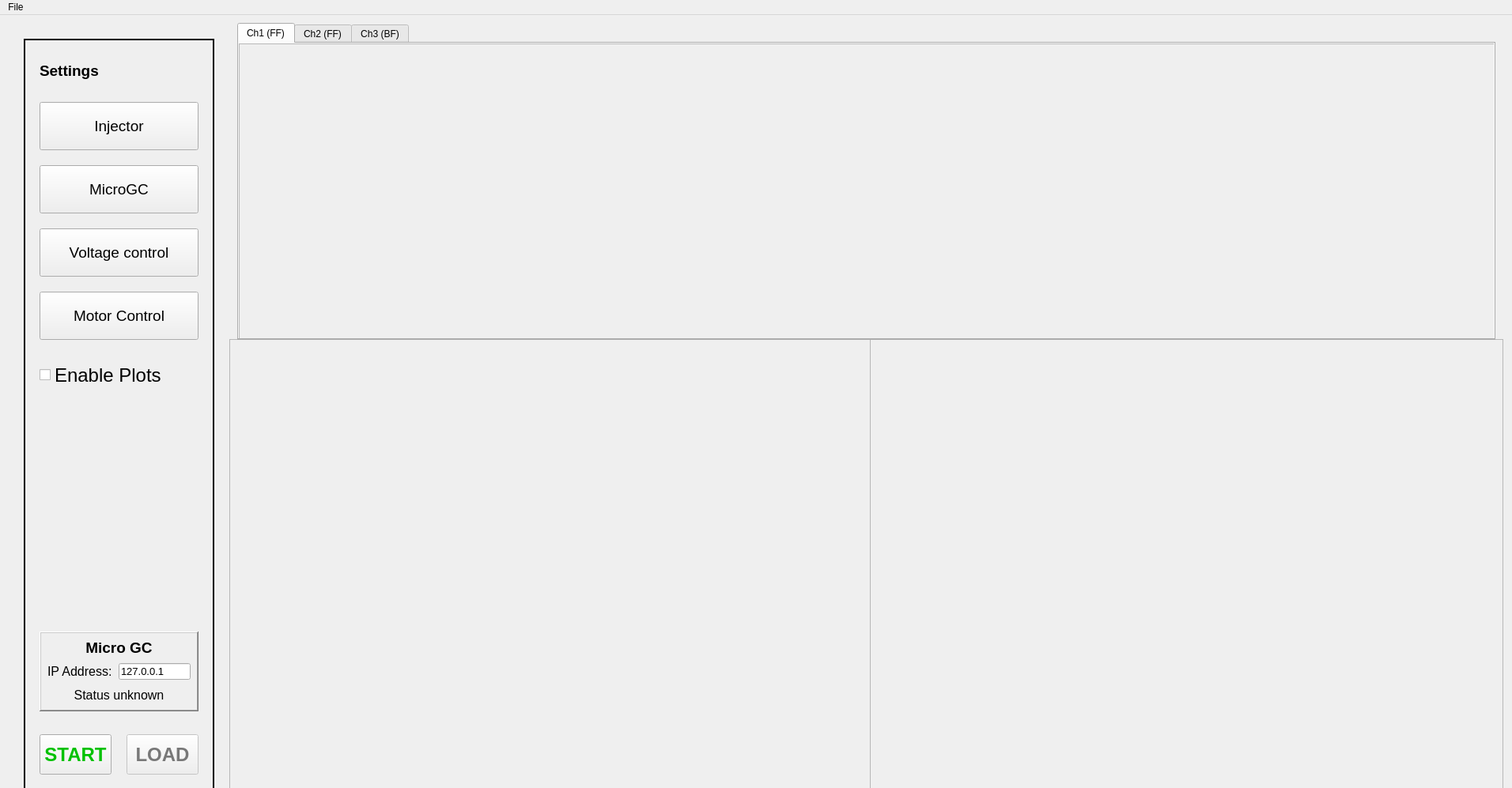
<?xml version="1.0" encoding="UTF-8"?>
<ui version="4.0">
 <class>MainWindow</class>
 <widget class="QMainWindow" name="MainWindow">
  <property name="geometry">
   <rect>
    <x>0</x>
    <y>0</y>
    <width>1912</width>
    <height>997</height>
   </rect>
  </property>
  <property name="windowTitle">
   <string>GC Chiral MS</string>
  </property>
  <widget class="QWidget" name="centralwidget">
   <widget class="QFrame" name="settings_mainWindow_frame">
    <property name="geometry">
     <rect>
      <x>30</x>
      <y>30</y>
      <width>241</width>
      <height>961</height>
     </rect>
    </property>
    <property name="frameShape">
     <enum>QFrame::WinPanel</enum>
    </property>
    <property name="frameShadow">
     <enum>QFrame::Plain</enum>
    </property>
    <widget class="QPushButton" name="injector_settings_button">
     <property name="geometry">
      <rect>
       <x>20</x>
       <y>80</y>
       <width>201</width>
       <height>61</height>
      </rect>
     </property>
     <property name="font">
      <font>
       <pointsize>14</pointsize>
      </font>
     </property>
     <property name="text">
      <string>Injector</string>
     </property>
    </widget>
    <widget class="QLabel" name="settings_label">
     <property name="geometry">
      <rect>
       <x>20</x>
       <y>20</y>
       <width>111</width>
       <height>41</height>
      </rect>
     </property>
     <property name="font">
      <font>
       <pointsize>14</pointsize>
       <weight>75</weight>
       <bold>true</bold>
      </font>
     </property>
     <property name="text">
      <string>Settings</string>
     </property>
    </widget>
    <widget class="QPushButton" name="microGC_settings_button">
     <property name="geometry">
      <rect>
       <x>20</x>
       <y>160</y>
       <width>201</width>
       <height>61</height>
      </rect>
     </property>
     <property name="font">
      <font>
       <pointsize>14</pointsize>
      </font>
     </property>
     <property name="text">
      <string>MicroGC</string>
     </property>
    </widget>
    <widget class="QPushButton" name="start_button">
     <property name="geometry">
      <rect>
       <x>20</x>
       <y>880</y>
       <width>91</width>
       <height>51</height>
      </rect>
     </property>
     <property name="palette">
      <palette>
       <active>
        <colorrole role="ButtonText">
         <brush brushstyle="SolidPattern">
          <color alpha="255">
           <red>0</red>
           <green>193</green>
           <blue>0</blue>
          </color>
         </brush>
        </colorrole>
       </active>
       <inactive>
        <colorrole role="ButtonText">
         <brush brushstyle="SolidPattern">
          <color alpha="255">
           <red>0</red>
           <green>193</green>
           <blue>0</blue>
          </color>
         </brush>
        </colorrole>
       </inactive>
       <disabled>
        <colorrole role="ButtonText">
         <brush brushstyle="SolidPattern">
          <color alpha="255">
           <red>120</red>
           <green>120</green>
           <blue>120</blue>
          </color>
         </brush>
        </colorrole>
       </disabled>
      </palette>
     </property>
     <property name="font">
      <font>
       <pointsize>18</pointsize>
       <weight>75</weight>
       <bold>true</bold>
      </font>
     </property>
     <property name="text">
      <string>START</string>
     </property>
    </widget>
    <widget class="QPushButton" name="load_button">
     <property name="enabled">
      <bool>false</bool>
     </property>
     <property name="geometry">
      <rect>
       <x>130</x>
       <y>880</y>
       <width>91</width>
       <height>51</height>
      </rect>
     </property>
     <property name="palette">
      <palette>
       <active>
        <colorrole role="ButtonText">
         <brush brushstyle="SolidPattern">
          <color alpha="255">
           <red>235</red>
           <green>0</green>
           <blue>0</blue>
          </color>
         </brush>
        </colorrole>
       </active>
       <inactive>
        <colorrole role="ButtonText">
         <brush brushstyle="SolidPattern">
          <color alpha="255">
           <red>235</red>
           <green>0</green>
           <blue>0</blue>
          </color>
         </brush>
        </colorrole>
       </inactive>
       <disabled>
        <colorrole role="ButtonText">
         <brush brushstyle="SolidPattern">
          <color alpha="255">
           <red>120</red>
           <green>120</green>
           <blue>120</blue>
          </color>
         </brush>
        </colorrole>
       </disabled>
      </palette>
     </property>
     <property name="font">
      <font>
       <pointsize>18</pointsize>
       <weight>75</weight>
       <bold>true</bold>
      </font>
     </property>
     <property name="text">
      <string>LOAD</string>
     </property>
    </widget>
    <widget class="QPushButton" name="hvc_settings_button">
     <property name="geometry">
      <rect>
       <x>20</x>
       <y>240</y>
       <width>201</width>
       <height>61</height>
      </rect>
     </property>
     <property name="font">
      <font>
       <pointsize>14</pointsize>
      </font>
     </property>
     <property name="text">
      <string>Voltage control</string>
     </property>
    </widget>
    <widget class="QPushButton" name="motor_settings_button">
     <property name="geometry">
      <rect>
       <x>20</x>
       <y>320</y>
       <width>201</width>
       <height>61</height>
      </rect>
     </property>
     <property name="font">
      <font>
       <pointsize>14</pointsize>
      </font>
     </property>
     <property name="text">
      <string>Motor Control</string>
     </property>
    </widget>
    <widget class="QCheckBox" name="enable_plots">
     <property name="geometry">
      <rect>
       <x>20</x>
       <y>400</y>
       <width>201</width>
       <height>51</height>
      </rect>
     </property>
     <property name="font">
      <font>
       <pointsize>18</pointsize>
      </font>
     </property>
     <property name="text">
      <string>Enable Plots</string>
     </property>
    </widget>
    <widget class="QFrame" name="frame">
     <property name="geometry">
      <rect>
       <x>20</x>
       <y>750</y>
       <width>201</width>
       <height>101</height>
      </rect>
     </property>
     <property name="frameShape">
      <enum>QFrame::WinPanel</enum>
     </property>
     <property name="frameShadow">
      <enum>QFrame::Raised</enum>
     </property>
     <widget class="QLineEdit" name="ip_address_microGC">
      <property name="geometry">
       <rect>
        <x>100</x>
        <y>40</y>
        <width>91</width>
        <height>21</height>
       </rect>
      </property>
      <property name="font">
       <font>
        <pointsize>10</pointsize>
       </font>
      </property>
      <property name="text">
       <string>127.0.0.1</string>
      </property>
     </widget>
     <widget class="QLabel" name="microGC_status">
      <property name="geometry">
       <rect>
        <x>10</x>
        <y>70</y>
        <width>181</width>
        <height>21</height>
       </rect>
      </property>
      <property name="font">
       <font>
        <pointsize>12</pointsize>
       </font>
      </property>
      <property name="text">
       <string>Status unknown</string>
      </property>
      <property name="alignment">
       <set>Qt::AlignCenter</set>
      </property>
     </widget>
     <widget class="QLabel" name="ip_address_label">
      <property name="geometry">
       <rect>
        <x>10</x>
        <y>40</y>
        <width>81</width>
        <height>21</height>
       </rect>
      </property>
      <property name="font">
       <font>
        <pointsize>12</pointsize>
       </font>
      </property>
      <property name="text">
       <string>IP Address:</string>
      </property>
     </widget>
     <widget class="QLabel" name="microGC">
      <property name="geometry">
       <rect>
        <x>10</x>
        <y>10</y>
        <width>181</width>
        <height>21</height>
       </rect>
      </property>
      <property name="font">
       <font>
        <pointsize>14</pointsize>
        <weight>75</weight>
        <bold>true</bold>
       </font>
      </property>
      <property name="text">
       <string>Micro GC</string>
      </property>
      <property name="alignment">
       <set>Qt::AlignCenter</set>
      </property>
     </widget>
    </widget>
   </widget>
   <widget class="MplWidget" name="mass_spectrum">
    <property name="enabled">
     <bool>false</bool>
    </property>
    <property name="geometry">
     <rect>
      <x>290</x>
      <y>410</y>
      <width>811</width>
      <height>581</height>
     </rect>
    </property>
   </widget>
   <widget class="MplWidget" name="electron_image">
    <property name="enabled">
     <bool>false</bool>
    </property>
    <property name="geometry">
     <rect>
      <x>1100</x>
      <y>410</y>
      <width>801</width>
      <height>581</height>
     </rect>
    </property>
   </widget>
   <widget class="QTabWidget" name="tabWidget">
    <property name="geometry">
     <rect>
      <x>300</x>
      <y>10</y>
      <width>1591</width>
      <height>401</height>
     </rect>
    </property>
    <property name="currentIndex">
     <number>0</number>
    </property>
    <widget class="QWidget" name="tab">
     <attribute name="title">
      <string>Ch1 (FF)</string>
     </attribute>
     <widget class="MplWidget" name="chromatogram1">
      <property name="enabled">
       <bool>false</bool>
      </property>
      <property name="geometry">
       <rect>
        <x>0</x>
        <y>0</y>
        <width>1591</width>
        <height>381</height>
       </rect>
      </property>
     </widget>
    </widget>
    <widget class="QWidget" name="tab_2">
     <attribute name="title">
      <string>Ch2 (FF)</string>
     </attribute>
     <widget class="MplWidget" name="chromatogram2">
      <property name="enabled">
       <bool>false</bool>
      </property>
      <property name="geometry">
       <rect>
        <x>0</x>
        <y>0</y>
        <width>1591</width>
        <height>381</height>
       </rect>
      </property>
     </widget>
    </widget>
    <widget class="QWidget" name="widget">
     <attribute name="title">
      <string>Ch3 (BF)</string>
     </attribute>
     <widget class="MplWidget" name="chromatogram3">
      <property name="enabled">
       <bool>false</bool>
      </property>
      <property name="geometry">
       <rect>
        <x>0</x>
        <y>0</y>
        <width>1591</width>
        <height>381</height>
       </rect>
      </property>
     </widget>
    </widget>
   </widget>
  </widget>
  <widget class="QMenuBar" name="menuBar">
   <property name="geometry">
    <rect>
     <x>0</x>
     <y>0</y>
     <width>1912</width>
     <height>21</height>
    </rect>
   </property>
   <widget class="QMenu" name="menu_Open">
    <property name="title">
     <string>File</string>
    </property>
    <addaction name="action_Open"/>
   </widget>
   <addaction name="menu_Open"/>
  </widget>
  <action name="action_Open">
   <property name="text">
    <string>&amp;Open</string>
   </property>
  </action>
 </widget>
 <customwidgets>
  <customwidget>
   <class>MplWidget</class>
   <extends>QGraphicsView</extends>
   <header location="global">mplwidget</header>
  </customwidget>
 </customwidgets>
 <resources/>
 <connections/>
</ui>
